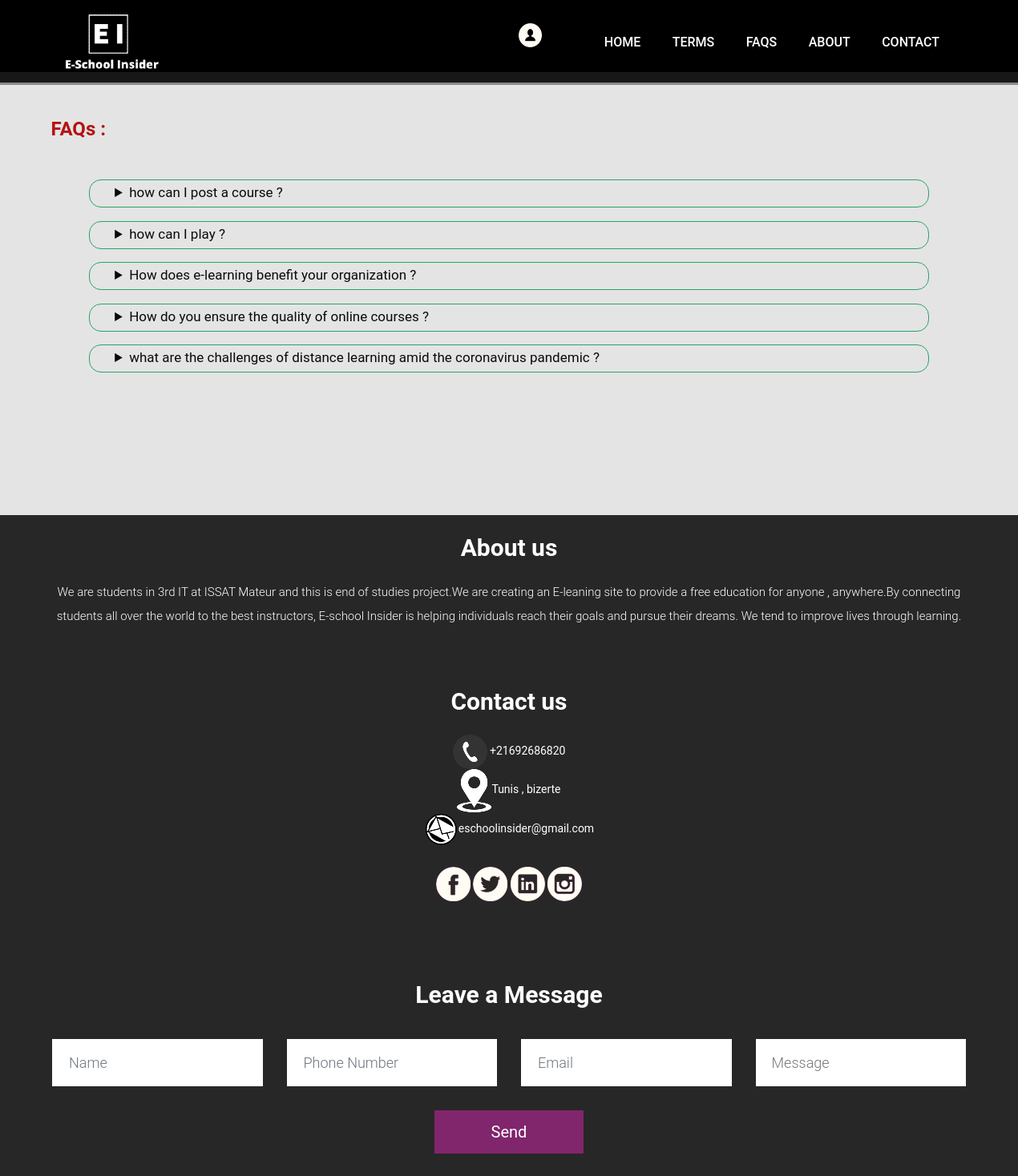
The app's page /faqs.php with its own data.
### tables this page shows
CREATE TABLE `faqs` (
  `q_id` int(11) NOT NULL,
  `qsn` mediumtext NOT NULL,
  `ans` longtext NOT NULL
);

CREATE TABLE `about` (
  `a_id` int(11) NOT NULL,
  `about` varchar(500) NOT NULL
);

CREATE TABLE `contact` (
  `con_id` int(11) NOT NULL,
  `email` varchar(255) NOT NULL,
  `fb` varchar(255) NOT NULL,
  `link` varchar(255) NOT NULL,
  `tw` varchar(255) NOT NULL,
  `insta` varchar(255) NOT NULL,
  `phn` text NOT NULL,
  `add1` varchar(255) NOT NULL,
  `add2` varchar(255) NOT NULL
);

### www/function.php (the view, shortened to what this page needs)
<?php
function footer_link(){
include("db.php");
$get_link=$conn->prepare("select * from contact");
$get_link->setFetchMode(PDO:: FETCH_ASSOC);
$get_link->execute();
$row=$get_link->fetch();
echo"
<center><h2> Contact us </h2> <br>
                                  <div id='info'>
                                  <img src='icon/phone.png'><font color='white'> ".$row['phn']."  <br>
                                  <img src='icon/location.png'>".$row['add1']." <br>
                                  <center><img src='icon/mail.png'>".$row['email']." <br></center></font>
<br><center>
<ul>
<a href='https://www.facebook.com/".$row['fb']."' target='_blank'><img src='icon/facebook.png'></a>
<a href='https://www.twitter.com/".$row['tw']."' target='_blank'><img src='icon/Twitter.png'></a>
  <a href='https://www.linkedin.com/".$row['link']."' target='_blank'><img src='icon/linkedin.png'></a>
 <a href='https://www.instagram.com/".$row['insta']."' target='_blank'><img src='icon/instagram.png'></a> <br> <br> <br>
  </li>
</ul>
</center>";
}
function footer_about(){
  include("db.php");
  $get_about=$conn->prepare("select * from about");
  $get_about->setFetchMode(PDO:: FETCH_ASSOC);
  $get_about->execute();
  $row=$get_about->fetch();
  echo"
  <li>
  <center><h2> About us</h2> <br>
  <p style='color:'ffff'>".$row['about']." </p> <br></center>
  </li>";
}
function faqs(){
  include("db.php");
  $get_term=$conn->prepare("select * from faqs");
  $get_term->setFetchMode(PDO:: FETCH_ASSOC);
  $get_term->execute();
  while($row=$get_term->fetch()):
    echo"<details style='width:86%'>
    <summary>".$row['qsn']."</summary><br>
<li style='margin-left:7%'>".$row['ans']."
</details>
   ";
endwhile;
}
?>

### www/css/style.css (style rules this page uses)
* { box-sizing: border-box !important; }
* { font-family: Roboto, sans-serif; padding: 0; margin: 0; }
html, body { width: 100%; height: 100%; }
body { color: #666666; font-size: 14px; font-family: 'poppins', sans-serif; line-height: 1.80857; font-weight: normal; overflow-x: hidden; }
a { color: #1f1f1f; text-decoration: none !important; outline: none !important; -webkit-transition: all .3s ease-in-out; -moz-transition: all .3s ease-in-out; -ms-transition: all .3s ease-in-out; -o-transition: all .3s ease-in-out; transition: all .3s ease-in-out; }
h1, h2, h3, h4, h5, h6 { letter-spacing: 0; font-weight: normal; position: relative; padding: 0 0 10px 0; font-weight: normal; line-height: normal; color: #111111; margin: 0 }
h2 { font-size: 22px }
*, *::after, *::before { -webkit-box-sizing: border-box; -moz-box-sizing: border-box; box-sizing: border-box; }
ul, li, ol { margin: 0px; padding: 0px; list-style: none; }
p { margin: 0px; font-weight: 300; font-size: 15px; line-height: 24px; }
a { color: #222222; text-decoration: none; outline: none !important; }
a, .btn { text-decoration: none !important; outline: none !important; -webkit-transition: all .3s ease-in-out; -moz-transition: all .3s ease-in-out; -ms-transition: all .3s ease-in-out; -o-transition: all .3s ease-in-out; transition: all .3s ease-in-out; }
img { max-width: 100%; height: auto; }
.Contact .titlepage3 h2 { font-size: 30px; line-height: 31px; color: #fff; padding-bottom: 0px; font-weight: 600; }

### www/style.css (style rules this page uses)
#footer p { color: rgb(255, 255, 255); line-height: 30px; }
#add details { width: 90%; margin: auto; border-radius: 15px; padding-top: 0.5%; }
#add details summary { line-height: 30px; width: 100%; height: 35px; color: #090a0a; border: 1px solid rgb(40, 165, 103); font-size: 17px; padding-left: 3%; outline: none; cursor: pointer; border-radius: 15px; margin-top: 1%; }

### records on screen
faqs: qsn "how can I post a course ?"
faqs: qsn "how can I play ?"
faqs: qsn "How does e-learning benefit your organization ?"
faqs: qsn "How do you ensure the quality of online courses ?"
faqs: qsn "what are the challenges of distance learning amid the coronavirus pandemic ?"
about: about "We are students in 3rd IT at ISSAT Mateur and this is end of studies project.We are creating an E-leaning site to provide a free education for anyone , anywhere.By connecting students all over the world to the best instructors, E-school Insider is helping individuals reach their goals and pursue their dreams. We tend to improve lives through learning."
contact: phn "+21692686820", add1 "Tunis , bizerte", email "eschoolinsider@gmail.com"
